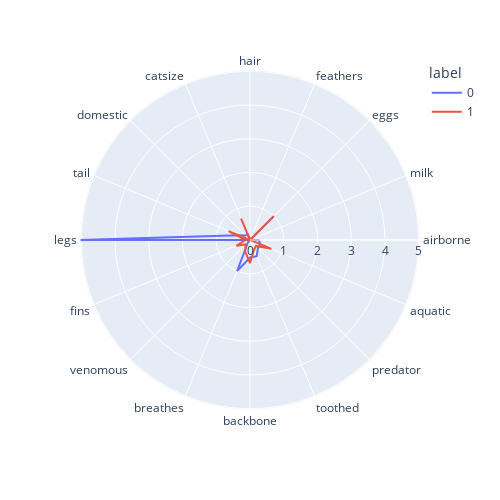

This figure's notebook cell:
### Code cell
fig3 = px.line_polar(polar , r = "value" , theta = "variable" , color = "label" , line_close = True , height = 500 , width = 500)
fig3.show()

### Figure 1 — Plotly figure (JSON) as saved in the notebook; plotly's stock layout.template omitted (floating-point values rounded to 4 significant figures)
{"data": [{"hovertemplate": "label=0<br>value=%{r}<br>variable=%{theta}<extra></extra>", "legendgroup": "0", "line": {"color": "#636efa", "dash": "solid"}, "marker": {"symbol": "circle"}, "mode": "lines", "name": "0", "r": [0.03704, 0, 1, 0, 0.2593, 0.3333, 0.3333, 0.5185, 0.5185, 1, 0.07407, 0, 5.037, 0.3704, 0.1852, 0.1852, 0.03704], "showlegend": true, "subplot": "polar", "theta": ["hair", "feathers", "eggs", "milk", "airborne", "aquatic", "predator", "toothed", "backbone", "breathes", "venomous", "fins", "legs", "tail", "domestic", "catsize", "hair"], "type": "scatterpolar"}, {"hovertemplate": "label=1<br>value=%{r}<br>variable=%{theta}<extra></extra>", "legendgroup": "1", "line": {"color": "#EF553B", "dash": "solid"}, "marker": {"symbol": "circle"}, "mode": "lines", "name": "1", "r": [0, 0, 1, 0, 0, 0.6875, 0.25, 0.3125, 0.6875, 0.375, 0.1875, 0.4375, 0.125, 0.6875, 0, 0.6875, 0], "showlegend": true, "subplot": "polar", "theta": ["hair", "feathers", "eggs", "milk", "airborne", "aquatic", "predator", "toothed", "backbone", "breathes", "venomous", "fins", "legs", "tail", "domestic", "catsize", "hair"], "type": "scatterpolar"}], "layout": {"height": 500, "legend": {"title": {"text": "label"}, "tracegroupgap": 0}, "margin": {"t": 60}, "polar": {"angularaxis": {"direction": "clockwise", "rotation": 90}, "domain": {"x": [0, 1], "y": [0, 1]}}, "width": 500}}
